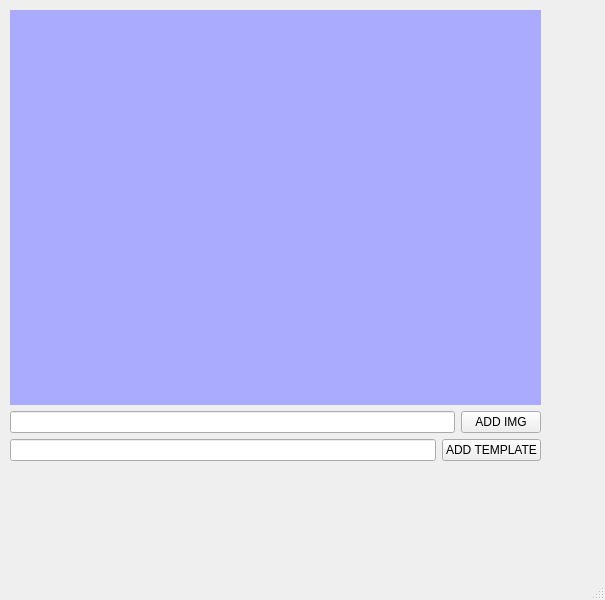
<?xml version="1.0" encoding="UTF-8"?>
<ui version="4.0">
 <class>MainWindow</class>
 <widget class="QMainWindow" name="MainWindow">
  <property name="geometry">
   <rect>
    <x>0</x>
    <y>0</y>
    <width>605</width>
    <height>600</height>
   </rect>
  </property>
  <property name="minimumSize">
   <size>
    <width>0</width>
    <height>600</height>
   </size>
  </property>
  <property name="windowTitle">
   <string>MainWindow</string>
  </property>
  <widget class="QWidget" name="centralwidget">
   <widget class="QWidget" name="verticalLayoutWidget">
    <property name="geometry">
     <rect>
      <x>10</x>
      <y>10</y>
      <width>531</width>
      <height>451</height>
     </rect>
    </property>
    <layout class="QVBoxLayout" name="verticalLayout">
     <item>
      <layout class="QVBoxLayout" name="verticalLayout_7">
       <item>
        <widget class="QWidget" name="widget" native="true">
         <property name="styleSheet">
          <string notr="true">background-color: rgb(170, 170, 255);</string>
         </property>
        </widget>
       </item>
      </layout>
     </item>
     <item>
      <layout class="QHBoxLayout" name="horizontalLayout_2">
       <item>
        <layout class="QVBoxLayout" name="verticalLayout_4">
         <item>
          <widget class="QLineEdit" name="lineEdit"/>
         </item>
        </layout>
       </item>
       <item>
        <layout class="QVBoxLayout" name="verticalLayout_3">
         <item>
          <widget class="QPushButton" name="pushButton">
           <property name="text">
            <string>ADD IMG</string>
           </property>
          </widget>
         </item>
        </layout>
       </item>
      </layout>
     </item>
     <item>
      <layout class="QHBoxLayout" name="horizontalLayout">
       <item>
        <layout class="QVBoxLayout" name="verticalLayout_5">
         <item>
          <widget class="QLineEdit" name="lineEdit_2"/>
         </item>
        </layout>
       </item>
       <item>
        <layout class="QVBoxLayout" name="verticalLayout_6">
         <item>
          <widget class="QPushButton" name="pushButton_2">
           <property name="text">
            <string>ADD TEMPLATE</string>
           </property>
          </widget>
         </item>
        </layout>
       </item>
      </layout>
     </item>
    </layout>
   </widget>
  </widget>
  <widget class="QMenuBar" name="menubar">
   <property name="geometry">
    <rect>
     <x>0</x>
     <y>0</y>
     <width>605</width>
     <height>22</height>
    </rect>
   </property>
  </widget>
  <widget class="QStatusBar" name="statusbar"/>
 </widget>
 <resources/>
 <connections/>
</ui>
